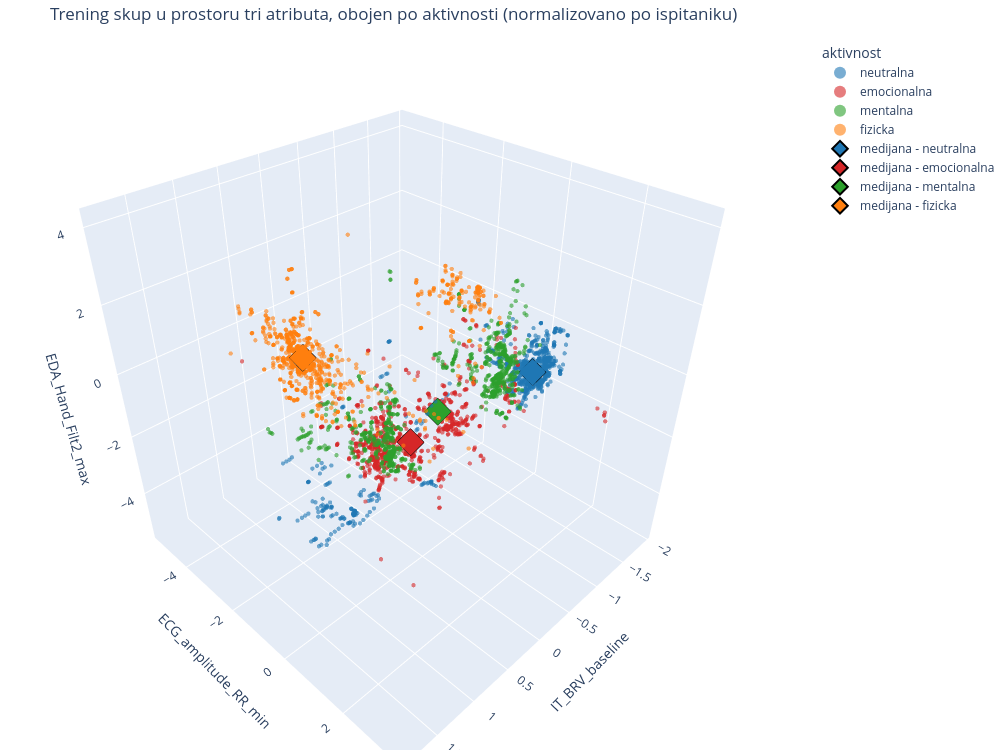

Notebook cell for this chart:
### Markdown cell above
Ipak, razdvajanje IT_BRV_baseline i ECG_M nije znacajno bolje u odnosu na IT_BRV_baseline i EDA_Hand_Filt2_max, a EDA_Hand_Filt2_max ima vecu uzajamnu informaciju, pa ga je bolje zadrzati

U nastavku cemo iscrtati i jedan scatter 3D plot sa svim podacima koristeci tri atributa koji po boxplotovima najbolje ciljano razdvajaju klase: IT_BRV_baseline, ECG_amplitude_RR_min i EDA_Hand_filt2_max

### Code cell
from itertools import combinations

import plotly.graph_objects as go
import plotly.io as pio
from matplotlib.colors import to_hex
from sklearn.neighbors import NearestNeighbors

# Isti prikaz kao u prethodnim celijama, samo u tri dimenzije. Ideja je da se vidi da li tri atributa zajedno razdvajaju
# klase bolje nego bilo koji njihov par, tj. da li se emocionalna i mentalna aktivnost, koje se na svakom pojedinacnom
# boxplot-u preklapaju, razdvajaju bar u prostoru.
# Grafik je interaktivan

pio.renderers.default = "plotly_mimetype"

scatter_features_3d = ["IT_BRV_baseline", "ECG_amplitude_RR_min", "EDA_Hand_Filt2_max"]

for feature_name in scatter_features_3d:
    if feature_name not in X_train_reduced.columns:
        raise KeyError(f"Atribut {feature_name} nije u redukovanom skupu. Dostupni su: {list(X_train_reduced.columns)}")

scatter_frame_3d = X_train_reduced[scatter_features_3d]
feature_x, feature_y, feature_z = scatter_features_3d

figure_3d = go.Figure()

for activity in activities:
    class_mask = y_train == activity
    figure_3d.add_trace(
        go.Scatter3d(
            x=scatter_frame_3d.loc[class_mask, feature_x],
            y=scatter_frame_3d.loc[class_mask, feature_y],
            z=scatter_frame_3d.loc[class_mask, feature_z],
            mode="markers",
            name=ACTIVITY_NAMES[activity],
            marker={"size": 2.5, "opacity": 0.6, "color": to_hex(ACTIVITY_PLOT_COLORS[activity])},
            customdata=groups_train[class_mask],
            hovertemplate=(
                "ispitanik %{customdata}<br>"
                f"{feature_x}: %{{x:.3f}}<br>"
                f"{feature_y}: %{{y:.3f}}<br>"
                f"{feature_z}: %{{z:.3f}}<extra>{ACTIVITY_NAMES[activity]}</extra>"
            ),
        )
    )

# Medijana svake klase kao krupniji marker, da se vidi gde je centar klase i kada se oblaci tacaka preklapaju.
for activity in activities:
    class_median = scatter_frame_3d[y_train == activity].median()
    figure_3d.add_trace(
        go.Scatter3d(
            x=[class_median[feature_x]],
            y=[class_median[feature_y]],
            z=[class_median[feature_z]],
            mode="markers",
            name=f"medijana - {ACTIVITY_NAMES[activity]}",
            marker={
                "size": 9,
                "symbol": "diamond",
                "color": to_hex(ACTIVITY_PLOT_COLORS[activity]),
                "line": {"color": "black", "width": 2},
            },
            hovertemplate=f"medijana klase {ACTIVITY_NAMES[activity]}<extra></extra>",
        )
    )

figure_3d.update_layout(
    title="Trening skup u prostoru tri atributa, obojen po aktivnosti (normalizovano po ispitaniku)",
    width=1000,
    height=750,
    legend={"title": "aktivnost", "itemsizing": "constant"},
    scene={
        "xaxis_title": feature_x,
        "yaxis_title": feature_y,
        "zaxis_title": feature_z,
        "aspectmode": "cube",
    },
    margin={"l": 0, "r": 0, "t": 40, "b": 0},
)
figure_3d.show()

print("Spearman korelacije po parovima: ")
for first_feature, second_feature in combinations(scatter_features_3d, 2):
    correlation = scatter_frame_3d[first_feature].corr(scatter_frame_3d[second_feature], method="spearman")
    print(f"  {first_feature:<22} vs {second_feature:<22} {correlation:+.4f}")

print("Medijane klasa po osama: ")
print(scatter_frame_3d.groupby(y_train).median().rename(index=ACTIVITY_NAMES).round(3).to_string())

### Figure 1 — Plotly figure (JSON) as saved in the notebook; plotly's stock layout.template omitted (floating-point values rounded to 4 significant figures; data arrays with more than 128 entries replaced by an {"elided": "..."} marker saying what was removed)
{"data": [{"customdata": {"elided": "896 int values"}, "hovertemplate": "ispitanik %{customdata}<br>IT_BRV_baseline: %{x:.3f}<br>ECG_amplitude_RR_min: %{y:.3f}<br>EDA_Hand_Filt2_max: %{z:.3f}<extra>neutralna</extra>", "marker": {"color": "#1f77b4", "opacity": 0.6, "size": 2.5}, "mode": "markers", "name": "neutralna", "x": {"elided": "896 float values"}, "y": {"elided": "896 float values"}, "z": {"elided": "896 float values"}, "type": "scatter3d"}, {"customdata": {"elided": "896 int values"}, "hovertemplate": "ispitanik %{customdata}<br>IT_BRV_baseline: %{x:.3f}<br>ECG_amplitude_RR_min: %{y:.3f}<br>EDA_Hand_Filt2_max: %{z:.3f}<extra>emocionalna</extra>", "marker": {"color": "#d62728", "opacity": 0.6, "size": 2.5}, "mode": "markers", "name": "emocionalna", "x": {"elided": "896 float values"}, "y": {"elided": "896 float values"}, "z": {"elided": "896 float values"}, "type": "scatter3d"}, {"customdata": {"elided": "896 int values"}, "hovertemplate": "ispitanik %{customdata}<br>IT_BRV_baseline: %{x:.3f}<br>ECG_amplitude_RR_min: %{y:.3f}<br>EDA_Hand_Filt2_max: %{z:.3f}<extra>mentalna</extra>", "marker": {"color": "#2ca02c", "opacity": 0.6, "size": 2.5}, "mode": "markers", "name": "mentalna", "x": {"elided": "896 float values"}, "y": {"elided": "896 float values"}, "z": {"elided": "896 float values"}, "type": "scatter3d"}, {"customdata": {"elided": "896 int values"}, "hovertemplate": "ispitanik %{customdata}<br>IT_BRV_baseline: %{x:.3f}<br>ECG_amplitude_RR_min: %{y:.3f}<br>EDA_Hand_Filt2_max: %{z:.3f}<extra>fizicka</extra>", "marker": {"color": "#ff7f0e", "opacity": 0.6, "size": 2.5}, "mode": "markers", "name": "fizicka", "x": {"elided": "896 float values"}, "y": {"elided": "896 float values"}, "z": {"elided": "896 float values"}, "type": "scatter3d"}, {"hovertemplate": "medijana klase neutralna<extra></extra>", "marker": {"color": "#1f77b4", "line": {"color": "black", "width": 2}, "size": 9, "symbol": "diamond"}, "mode": "markers", "name": "medijana - neutralna", "x": [-1.339], "y": [0.6453], "z": [-0.6968], "type": "scatter3d"}, {"hovertemplate": "medijana klase emocionalna<extra></extra>", "marker": {"color": "#d62728", "line": {"color": "black", "width": 2}, "size": 9, "symbol": "diamond"}, "mode": "markers", "name": "medijana - emocionalna", "x": [0.4496], "y": [0.5527], "z": [-0.5929], "type": "scatter3d"}, {"hovertemplate": "medijana klase mentalna<extra></extra>", "marker": {"color": "#2ca02c", "line": {"color": "black", "width": 2}, "size": 9, "symbol": "diamond"}, "mode": "markers", "name": "medijana - mentalna", "x": [0.08348], "y": [0.5489], "z": [-0.1811], "type": "scatter3d"}, {"hovertemplate": "medijana klase fizicka<extra></extra>", "marker": {"color": "#ff7f0e", "line": {"color": "black", "width": 2}, "size": 9, "symbol": "diamond"}, "mode": "markers", "name": "medijana - fizicka", "x": [0.9558], "y": [-1.488], "z": [1.36], "type": "scatter3d"}], "layout": {"legend": {"title": {"text": "aktivnost"}, "itemsizing": "constant"}, "scene": {"xaxis": {"title": {"text": "IT_BRV_baseline"}}, "yaxis": {"title": {"text": "ECG_amplitude_RR_min"}}, "zaxis": {"title": {"text": "EDA_Hand_Filt2_max"}}, "aspectmode": "cube"}, "margin": {"l": 0, "r": 0, "t": 40, "b": 0}, "title": {"text": "Trening skup u prostoru tri atributa, obojen po aktivnosti (normalizovano po ispitaniku)"}, "width": 1000, "height": 750}}
